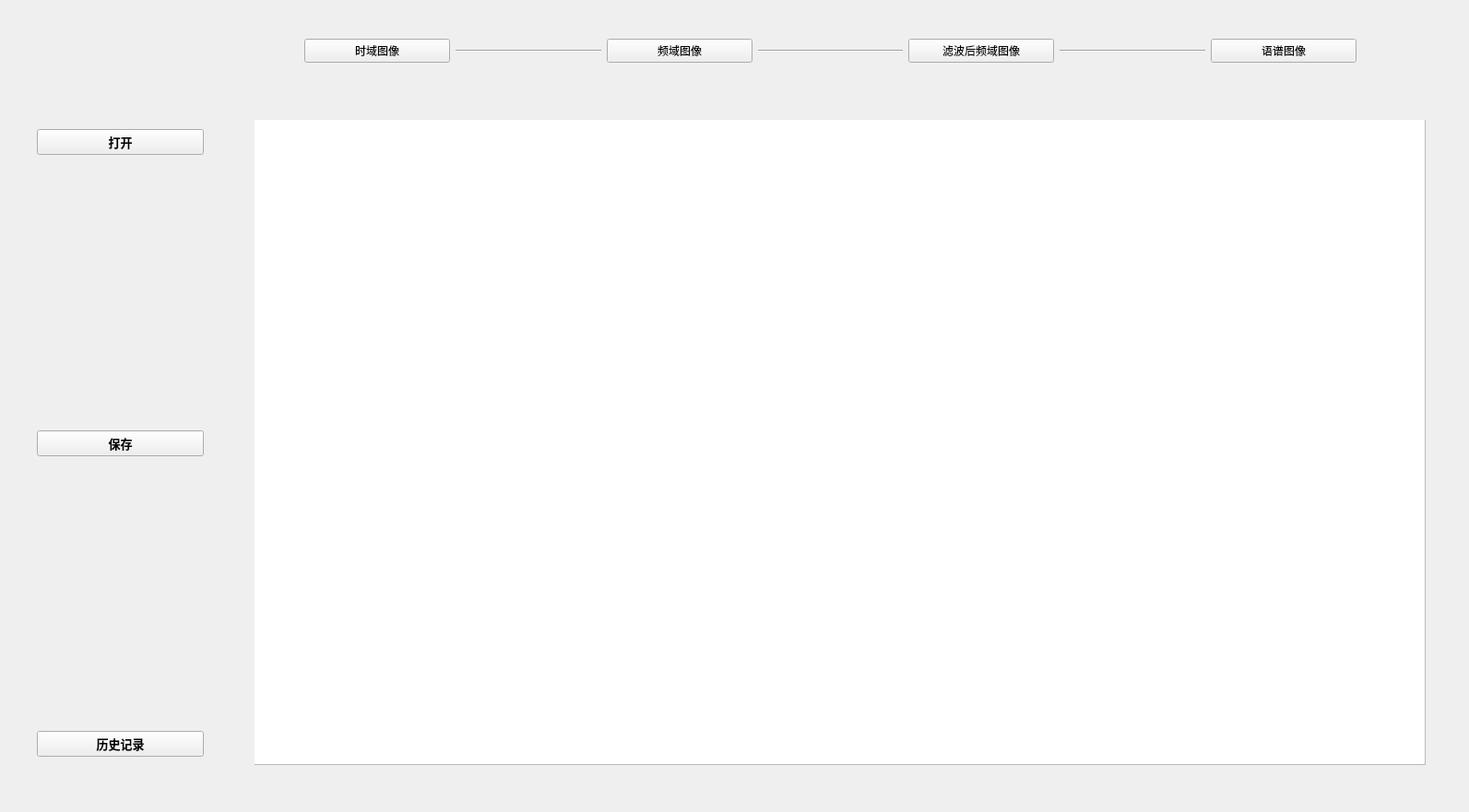
<?xml version="1.0" encoding="UTF-8"?>
<ui version="4.0">
 <class>Form</class>
 <widget class="QWidget" name="Form">
  <property name="geometry">
   <rect>
    <x>0</x>
    <y>0</y>
    <width>1593</width>
    <height>881</height>
   </rect>
  </property>
  <property name="windowTitle">
   <string>图像处理程序</string>
  </property>
  <property name="windowIcon">
   <iconset>
    <normaloff>xxx.jpg</normaloff>xxx.jpg</iconset>
  </property>
  <widget class="GraphicsLayoutWidget" name="pyqtgraph1" native="true">
   <property name="geometry">
    <rect>
     <x>276</x>
     <y>130</y>
     <width>1271</width>
     <height>701</height>
    </rect>
   </property>
   <property name="cursor">
    <cursorShape>CrossCursor</cursorShape>
   </property>
   <widget class="QTableWidget" name="tableWidget">
    <property name="geometry">
     <rect>
      <x>-1</x>
      <y>-1</y>
      <width>1271</width>
      <height>701</height>
     </rect>
    </property>
    <property name="cursor" stdset="0">
     <cursorShape>ArrowCursor</cursorShape>
    </property>
    <property name="textElideMode">
     <enum>Qt::ElideMiddle</enum>
    </property>
   </widget>
  </widget>
  <widget class="QWidget" name="verticalLayoutWidget">
   <property name="geometry">
    <rect>
     <x>40</x>
     <y>140</y>
     <width>181</width>
     <height>681</height>
    </rect>
   </property>
   <layout class="QVBoxLayout" name="verticalLayout">
    <item>
     <widget class="QPushButton" name="button1">
      <property name="sizePolicy">
       <sizepolicy hsizetype="Minimum" vsizetype="Minimum">
        <horstretch>0</horstretch>
        <verstretch>0</verstretch>
       </sizepolicy>
      </property>
      <property name="minimumSize">
       <size>
        <width>0</width>
        <height>0</height>
       </size>
      </property>
      <property name="font">
       <font>
        <family>Agency FB</family>
        <pointsize>10</pointsize>
        <weight>75</weight>
        <bold>true</bold>
       </font>
      </property>
      <property name="text">
       <string>打开</string>
      </property>
     </widget>
    </item>
    <item>
     <spacer name="verticalSpacer_2">
      <property name="orientation">
       <enum>Qt::Vertical</enum>
      </property>
      <property name="sizeHint" stdset="0">
       <size>
        <width>20</width>
        <height>40</height>
       </size>
      </property>
     </spacer>
    </item>
    <item>
     <widget class="QPushButton" name="button7">
      <property name="sizePolicy">
       <sizepolicy hsizetype="Minimum" vsizetype="Minimum">
        <horstretch>0</horstretch>
        <verstretch>0</verstretch>
       </sizepolicy>
      </property>
      <property name="minimumSize">
       <size>
        <width>0</width>
        <height>0</height>
       </size>
      </property>
      <property name="font">
       <font>
        <family>Agency FB</family>
        <pointsize>10</pointsize>
        <weight>75</weight>
        <bold>true</bold>
       </font>
      </property>
      <property name="text">
       <string>保存</string>
      </property>
     </widget>
    </item>
    <item>
     <spacer name="verticalSpacer">
      <property name="orientation">
       <enum>Qt::Vertical</enum>
      </property>
      <property name="sizeHint" stdset="0">
       <size>
        <width>20</width>
        <height>40</height>
       </size>
      </property>
     </spacer>
    </item>
    <item>
     <widget class="QPushButton" name="button6">
      <property name="font">
       <font>
        <family>Agency FB</family>
        <pointsize>10</pointsize>
        <weight>75</weight>
        <bold>true</bold>
       </font>
      </property>
      <property name="text">
       <string>历史记录</string>
      </property>
     </widget>
    </item>
   </layout>
  </widget>
  <widget class="QLabel" name="label">
   <property name="geometry">
    <rect>
     <x>706</x>
     <y>100</y>
     <width>411</width>
     <height>20</height>
    </rect>
   </property>
   <property name="text">
    <string/>
   </property>
   <property name="alignment">
    <set>Qt::AlignLeading|Qt::AlignLeft|Qt::AlignVCenter</set>
   </property>
  </widget>
  <widget class="QWidget" name="layoutWidget">
   <property name="geometry">
    <rect>
     <x>330</x>
     <y>10</y>
     <width>1141</width>
     <height>91</height>
    </rect>
   </property>
   <layout class="QHBoxLayout" name="horizontalLayout">
    <item>
     <widget class="QPushButton" name="button2">
      <property name="text">
       <string>时域图像</string>
      </property>
     </widget>
    </item>
    <item>
     <widget class="Line" name="line">
      <property name="orientation">
       <enum>Qt::Horizontal</enum>
      </property>
     </widget>
    </item>
    <item>
     <widget class="QPushButton" name="button3">
      <property name="text">
       <string>频域图像</string>
      </property>
     </widget>
    </item>
    <item>
     <widget class="Line" name="line_2">
      <property name="orientation">
       <enum>Qt::Horizontal</enum>
      </property>
     </widget>
    </item>
    <item>
     <widget class="QPushButton" name="button4">
      <property name="text">
       <string>滤波后频域图像</string>
      </property>
     </widget>
    </item>
    <item>
     <widget class="Line" name="line_3">
      <property name="orientation">
       <enum>Qt::Horizontal</enum>
      </property>
     </widget>
    </item>
    <item>
     <widget class="QPushButton" name="button5">
      <property name="text">
       <string>语谱图像</string>
      </property>
     </widget>
    </item>
   </layout>
  </widget>
 </widget>
 <customwidgets>
  <customwidget>
   <class>GraphicsLayoutWidget</class>
   <extends>QWidget</extends>
   <header>pyqtgraph</header>
   <container>1</container>
  </customwidget>
 </customwidgets>
 <resources/>
 <connections>
  <connection>
   <sender>button1</sender>
   <signal>clicked()</signal>
   <receiver>Form</receiver>
   <slot>progress1()</slot>
   <hints>
    <hint type="sourcelabel">
     <x>141</x>
     <y>154</y>
    </hint>
    <hint type="destinationlabel">
     <x>95</x>
     <y>165</y>
    </hint>
   </hints>
  </connection>
  <connection>
   <sender>button3</sender>
   <signal>clicked()</signal>
   <receiver>Form</receiver>
   <slot>progress3()</slot>
   <hints>
    <hint type="sourcelabel">
     <x>815</x>
     <y>60</y>
    </hint>
    <hint type="destinationlabel">
     <x>127</x>
     <y>260</y>
    </hint>
   </hints>
  </connection>
  <connection>
   <sender>button4</sender>
   <signal>clicked()</signal>
   <receiver>Form</receiver>
   <slot>progress4()</slot>
   <hints>
    <hint type="sourcelabel">
     <x>1142</x>
     <y>58</y>
    </hint>
    <hint type="destinationlabel">
     <x>117</x>
     <y>372</y>
    </hint>
   </hints>
  </connection>
  <connection>
   <sender>button5</sender>
   <signal>clicked()</signal>
   <receiver>Form</receiver>
   <slot>progress5()</slot>
   <hints>
    <hint type="sourcelabel">
     <x>1469</x>
     <y>62</y>
    </hint>
    <hint type="destinationlabel">
     <x>111</x>
     <y>477</y>
    </hint>
   </hints>
  </connection>
  <connection>
   <sender>button2</sender>
   <signal>clicked()</signal>
   <receiver>Form</receiver>
   <slot>progress2()</slot>
   <hints>
    <hint type="sourcelabel">
     <x>385</x>
     <y>58</y>
    </hint>
    <hint type="destinationlabel">
     <x>135</x>
     <y>30</y>
    </hint>
   </hints>
  </connection>
  <connection>
   <sender>button6</sender>
   <signal>clicked()</signal>
   <receiver>Form</receiver>
   <slot>progress6()</slot>
   <hints>
    <hint type="sourcelabel">
     <x>114</x>
     <y>819</y>
    </hint>
    <hint type="destinationlabel">
     <x>165</x>
     <y>625</y>
    </hint>
   </hints>
  </connection>
  <connection>
   <sender>button7</sender>
   <signal>clicked()</signal>
   <receiver>Form</receiver>
   <slot>progress7()</slot>
   <hints>
    <hint type="sourcelabel">
     <x>167</x>
     <y>492</y>
    </hint>
    <hint type="destinationlabel">
     <x>181</x>
     <y>314</y>
    </hint>
   </hints>
  </connection>
 </connections>
 <slots>
  <slot>progress1()</slot>
  <slot>progress2()</slot>
  <slot>progress3()</slot>
  <slot>progress4()</slot>
  <slot>progress5()</slot>
  <slot>progress6()</slot>
  <slot>progress7()</slot>
  <slot>progress8()</slot>
  <slot>progress9()</slot>
 </slots>
</ui>
